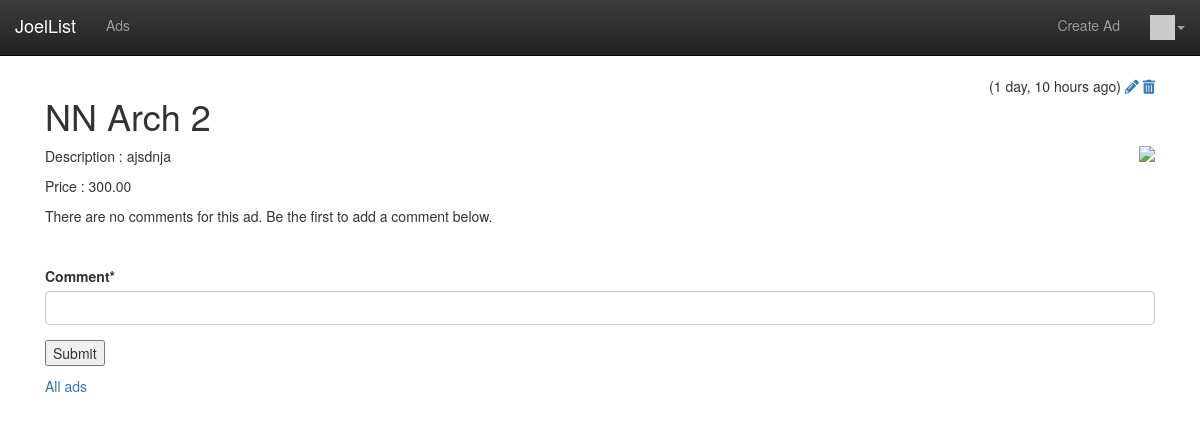
The app's page /ads/ad/5 (signed in) with its own data.
### ads/models.py (models this page shows, shortened)
class Ad(models.Model) :
    title = models.CharField(
            max_length=200,
            validators=[MinLengthValidator(2, "Title must be greater than 2 characters")]
    )
    price = models.DecimalField(max_digits=7, decimal_places=2, null=True)
    text = models.TextField()
    picture = models.BinaryField(null=True, editable=True)
    content_type = models.CharField(max_length=256,null=True,help_text='The MIME type of the file')
    owner = models.ForeignKey(settings.AUTH_USER_MODEL, on_delete=models.CASCADE)
    created_at = models.DateTimeField(auto_now_add=True)
    updated_at = models.DateTimeField(auto_now=True)

### ads/views.py (the view)
# urls.py: path('ad/<int:pk>', views.AdDetailView.as_view(), name='ad_detail'),
class AdDetailView(OwnerDetailView):
    model = Ad
    template_name = "ads/ad_detail.html"
    def get(self, request, pk) :
        x = Ad.objects.get(id=pk)
        comments = Comment.objects.filter(ad=x).order_by('-updated_at')
        comment_form = CommentForm()
        context = {'ad': x, 'comments': comments, 'comment_form': comment_form }
        return render(request, self.template_name, context)

### ads/forms.py
class CommentForm(forms.Form):
    comment = forms.CharField(required=True, max_length=500, min_length=3, strip=True)

### home/context_processors.py (called while the page is built)
def settings(request):
    return {
        'settings': django_settings,
    }

### home/templatetags/app_tags.py (called while the page is built)
@register.filter(name='gravatar')
def gravatar(user, size=35):
    email = str(user.email.strip().lower()).encode('utf-8')
    email_hash = md5(email).hexdigest()
    url = "//www.gravatar.com/avatar/{0}?s={1}&d=identicon&r=PG"
    return url.format(email_hash, size)

### ads/templates/ads/ad_detail.html (shortened to what this page needs)
{% extends "base_menu.html" %}
{% load humanize %}
{% block content %}
<span style="float: right;">
({{ ad.updated_at|naturaltime }})
{% if ad.owner == user %}
<a href="{% url 'ads:ad_update' ad.id %}"><i class="fa fa-pencil"></i></a>
<a href="{% url 'ads:ad_delete' ad.id %}"><i class="fa fa-trash"></i></a>
{% endif %}
</span>
<h1>{{ ad.title }}</h1>
{% if ad.content_type %}
<img style="float:right; max-width:50%;" src="{% url 'ads:ad_picture' ad.id %}"
    onclick="document.getElementById('overlay').style.display = 'block';">
{% endif %}
<p>Description :
{{ ad.text }}
</p>
<p>Price :
{{ ad.price }}
</p>
<p>
{% if comments %}
<ul>
    {% for comment in comments %}
    <li>
        {{ comment.text  }}
        <br>
        {{ comment.owner }}
        ({{ comment.updated_at|naturaltime }})
        {% if comment.owner == user %}
            <a href="{% url 'ads:ad_comment_delete' comment.id %}"><i class="fa fa-trash"></i></a>
        {% endif %}
    </li>
    {% endfor %}
</ul>
{% else %}
<p>
    There are no comments for this ad. Be the first to add a comment below.
</p>
{% endif %}
{% if user.is_authenticated %}
<br clear="all"/>
<p>
{% load crispy_forms_tags %}
<form method="post" action="{% url 'ads:ad_comment_create' ad.id %}">
    {{ comment_form|crispy }}
<input type="submit" value="Submit">
</form>
</p>
{% endif %}
<a href="{% url 'ads:all' %}">All ads</a>
</p>
{% endblock %}

### records on screen
Ad: updated_at "1 day, 10 hours ago", title "NN Arch 2", text "ajsdnja", price "300.00"

### other values on screen
{{ settings.APP_NAME }} "JoelList"
